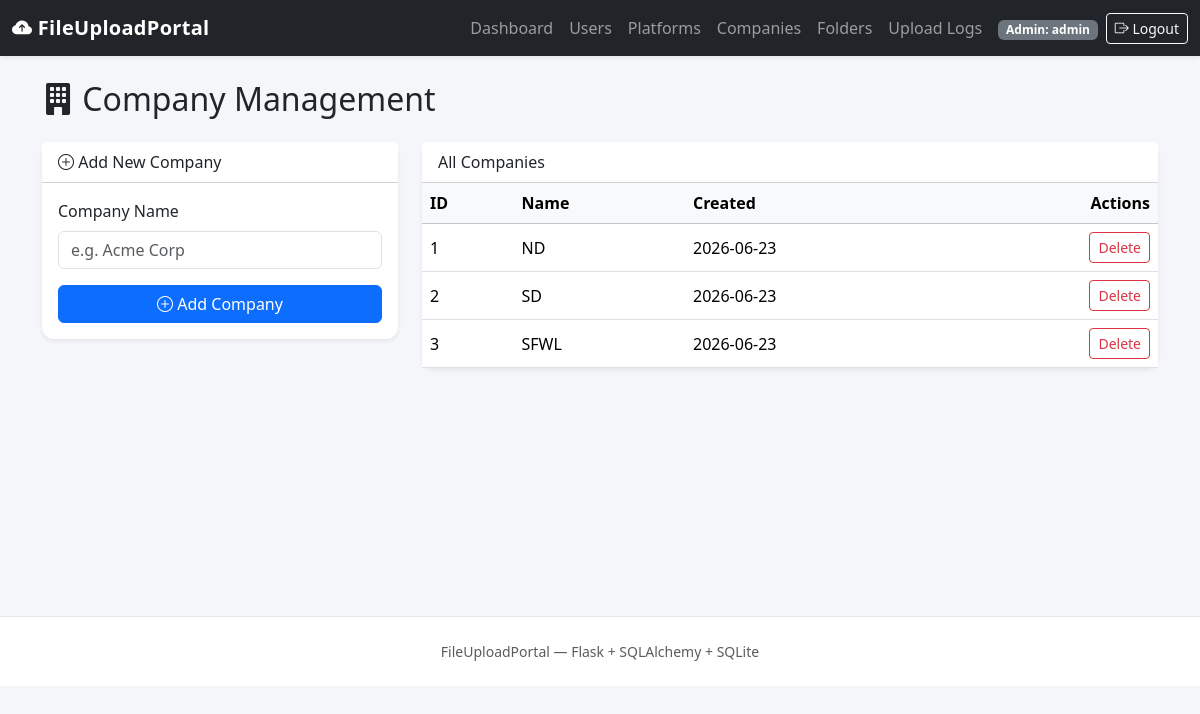
The page /admin/companies (signed in) on the database its author committed.
### app/models.py (models this page shows, shortened)
class Company(db.Model):
    __tablename__ = "companies"
    id = db.Column(db.Integer, primary_key=True)
    name = db.Column(db.String(120), unique=True, nullable=False, index=True)
    created_at = db.Column(db.DateTime, default=datetime.utcnow, nullable=False)
    folder_paths = db.relationship(
        "FolderPath", backref="company", lazy=True, cascade="all, delete-orphan"
    )

### app/admin/routes.py (the view, shortened to what this page needs)
@admin_bp.route("/companies", methods=["GET", "POST"])
@admin_required
def companies():
    all_companies = Company.query.order_by(Company.name).all()
    return render_template("admin/companies.html", companies=all_companies)

### app/utils.py (called while the page is built)
def admin_required(view_func):
    @wraps(view_func)
    def wrapped_view(*args, **kwargs):
        if "admin_id" not in session:
            flash("Please log in as an administrator to continue.", "warning")
            return redirect(url_for("auth.admin_login"))
        return view_func(*args, **kwargs)
    return wrapped_view

### app/templates/admin/companies.html (shortened to what this page needs)
{% extends "base.html" %}
{% block content %}
<h2 class="mb-4"><i class="bi bi-building-fill"></i> Company Management</h2>
<div class="row g-4">
    <div class="col-lg-4">
        <div class="card shadow-sm border-0">
            <div class="card-header bg-white"><i class="bi bi-plus-circle"></i> Add New Company</div>
            <div class="card-body">
                <form method="POST" action="{{ url_for('admin.companies') }}">
                    <div class="mb-3">
                        <label class="form-label">Company Name</label>
                        <input type="text" name="name" class="form-control" placeholder="e.g. Acme Corp" required>
                    </div>
                    <button type="submit" class="btn btn-primary w-100">
                        <i class="bi bi-plus-circle"></i> Add Company
                    </button>
                </form>
            </div>
        </div>
    </div>
    <div class="col-lg-8">
        <div class="card shadow-sm border-0">
            <div class="card-header bg-white">All Companies</div>
            <div class="table-responsive">
                <table class="table table-hover align-middle mb-0">
                    <thead class="table-light">
                        <tr>
                            <th>ID</th>
                            <th>Name</th>
                            <th>Created</th>
                            <th class="text-end">Actions</th>
                        </tr>
                    </thead>
                    <tbody>
                        {% for company in companies %}
                        <tr>
                            <td>{{ company.id }}</td>
                            <td>{{ company.name }}</td>
                            <td>{{ company.created_at.strftime('%Y-%m-%d') }}</td>
                            <td class="text-end">
                                <a href="{{ url_for('admin.delete_company', company_id=company.id) }}"
                                   class="btn btn-sm btn-outline-danger"
                                   onclick="return confirm('Delete company {{ company.name }}? Related folder configurations will also be removed.');">
                                    Delete
                                </a>
                            </td>
                        </tr>
                        {% else %}
                        <tr><td colspan="4" class="text-center text-muted py-4">No companies added yet.</td></tr>
                        {% endfor %}
                    </tbody>
                </table>
            </div>
        </div>
    </div>
</div>
{% endblock %}

### app/static/css/style.css (style rules this page uses)
body { background-color: #f4f6f9; }
.card { border-radius: 0.75rem; }

### rows shown on the page
Company: id "1", name "ND", created_at "2026-06-23"
Company: id "2", name "SD", created_at "2026-06-23"
Company: id "3", name "SFWL", created_at "2026-06-23"

### other values the page prints
{{ session.get('admin_username') }} "admin"
